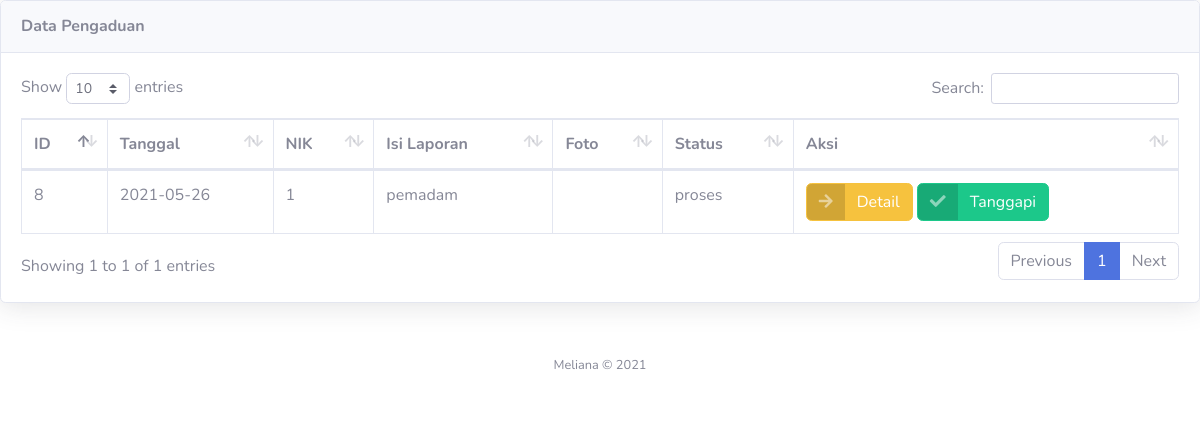
/admin/tambah_petugas.php, run on the app's committed database.
### tables this page shows
CREATE TABLE `pengaduan` (
  `id_pengaduan` int(11) NOT NULL,
  `tgl_pengaduan` date NOT NULL,
  `nik` char(16) NOT NULL,
  `isi_laporan` text NOT NULL,
  `foto` varchar(225) NOT NULL,
  `status` enum('0','proses','selesai') NOT NULL
);

### admin/tambah_petugas.php (the view, shortened to what this page needs)
<!DOCTYPE html>
<html lang="en">
<head>
  <link href="../vendor/fontawesome-free/css/all.min.css" rel="stylesheet" type="text/css">
  <link href="../css/sb-admin-2.min.css" rel="stylesheet">
  <link href="../vendor/datatables/dataTables.bootstrap4.min.css" rel="stylesheet">
</head>
<body id="page-top">
          <div class="card shadow mb-4">
            <div class="card-header py-3">
              <h6 class="m-0 font-weight-bold text-onfo">Data Pengaduan</h6>
            </div>
            <div class="card-body">
              <div class="table-responsive">
                <table class="table table-bordered" id="dataTable" width="100%" cellspacing="0">
                  <thead>
                    <tr>
                      <th>ID</th>
                      <th>Tanggal</th>
                      <th>NIK</th>
                      <th>Isi Laporan</th>
                      <th>Foto</th>
                      <th>Status</th>
                      <th>Aksi</th>
                    </tr>
                  </thead>
                  <?php
                  include '../koneksi.php';
                  $sql= $mysqli -> query("select * from pengaduan where status='proses'");
                  while ($data=mysqli_fetch_array($sql)) {
                  ?>
                  <tbody>
                    <tr>
                      <td><?php echo $data['id_pengaduan']; ?></td>
                      <td><?php echo $data['tgl_pengaduan']; ?></td>
                      <td><?php echo $data['nik']; ?></td>
                      <td><?php echo $data['isi_laporan']; ?></td>
                      <td><?php echo $data['foto']; ?></td>
                      <td><?php echo $data['status']; ?></td>
                      <td>
                        <a href="?url=detail_pengaduan&id=<?php echo $data['id_pengaduan']; ?>" class="btn btn-warning btn-icon-split">
                          <span class="icon text-white-50">
                          <i class="fas fa-arrow-right"></i>
                          </span>
                          <span class="text">Detail</span>
                        </a>
                        <a href="?url=tanggapan&id=<?php echo $data['id_pengaduan']; ?>" class="btn btn-success btn-icon-split">
                          <span class="icon text-white-50">
                          <i class="fas fa-check"></i>
                          </span>
                          <span class="text">Tanggapi</span>
                        </a>
                      </td>
                    </tr>
                  </tbody>
                  <?php } ?>
                </table>
              </div>
            </div>
          </div>
      <footer class="sticky-footer bg-white">
        <div class="container my-auto">
          <div class="copyright text-center my-auto">
            <span>Meliana &copy; 2021</span>
          </div>
        </div>
      </footer>
</body>
</html>

### data on the page
pengaduan: id_pengaduan "8", tgl_pengaduan "2021-05-26", nik "1", isi_laporan "pemadam", status "proses"
